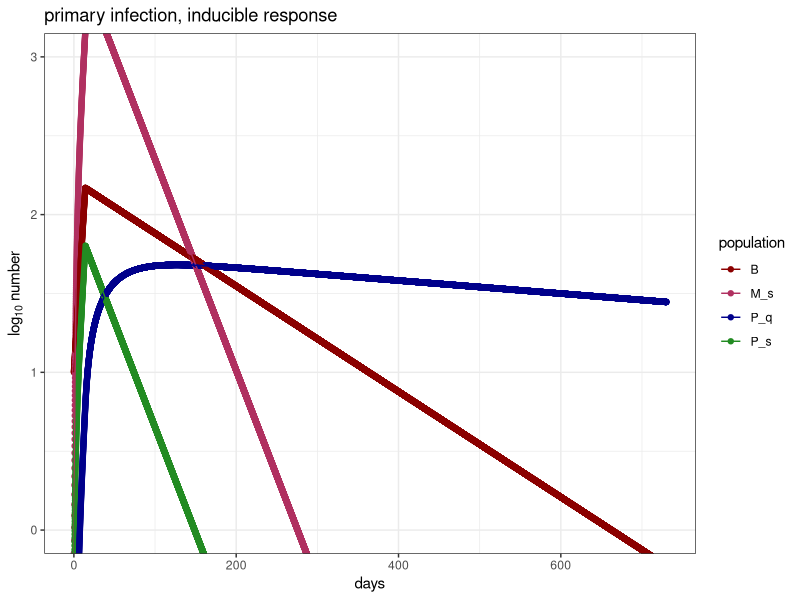
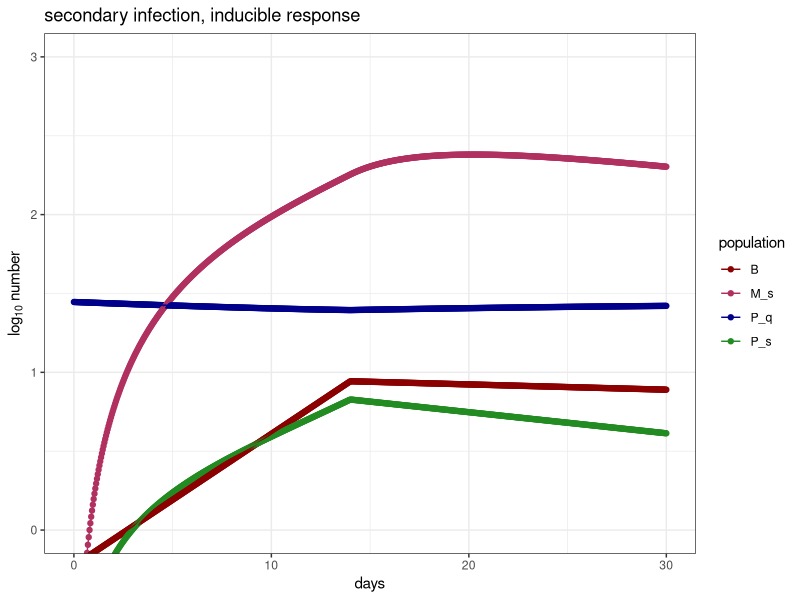
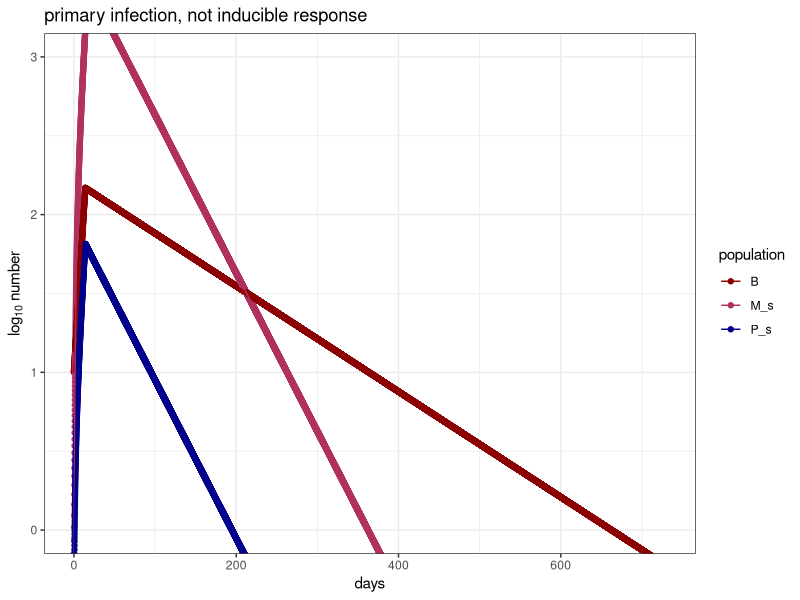
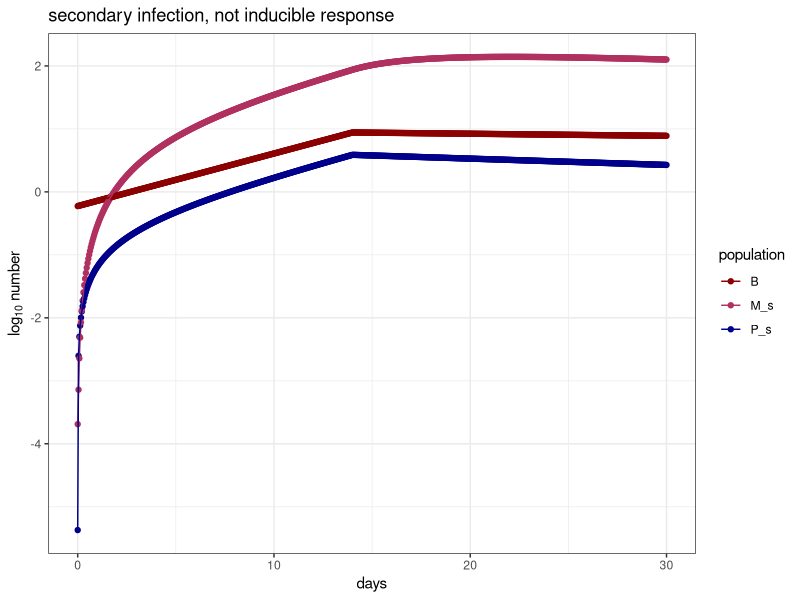
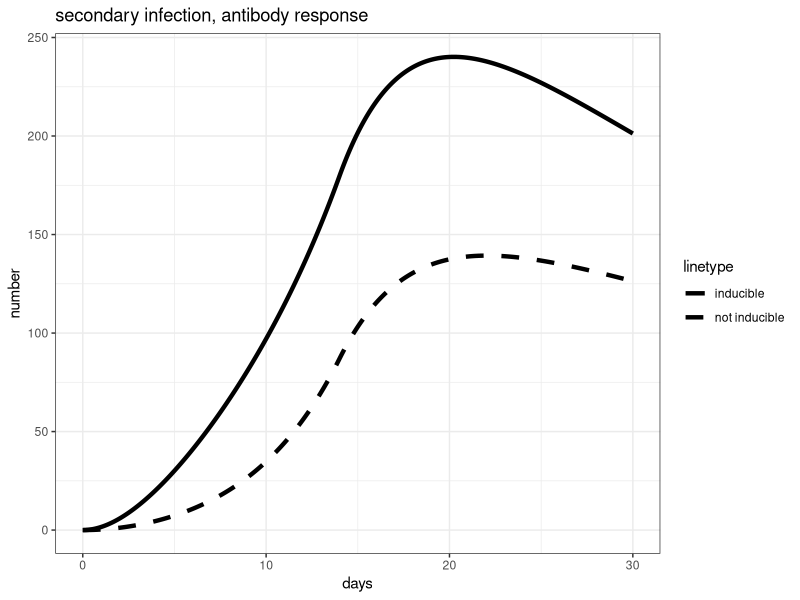
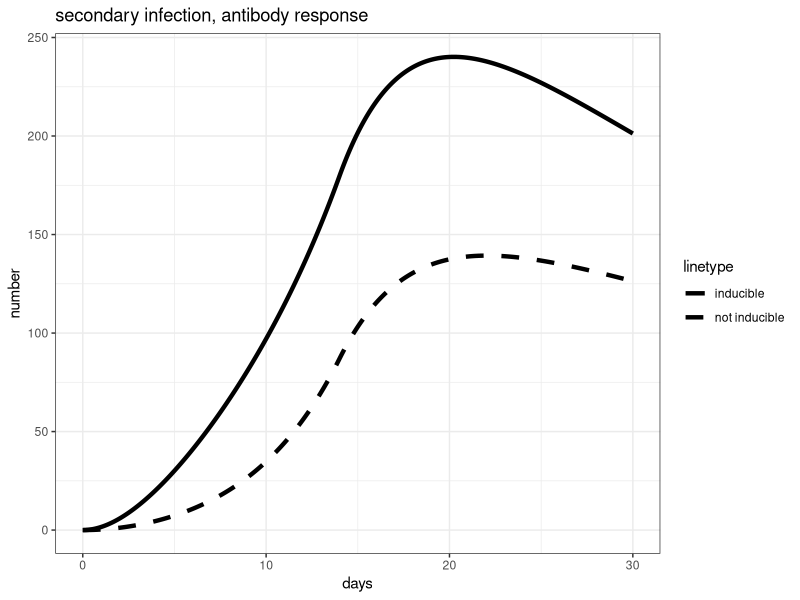
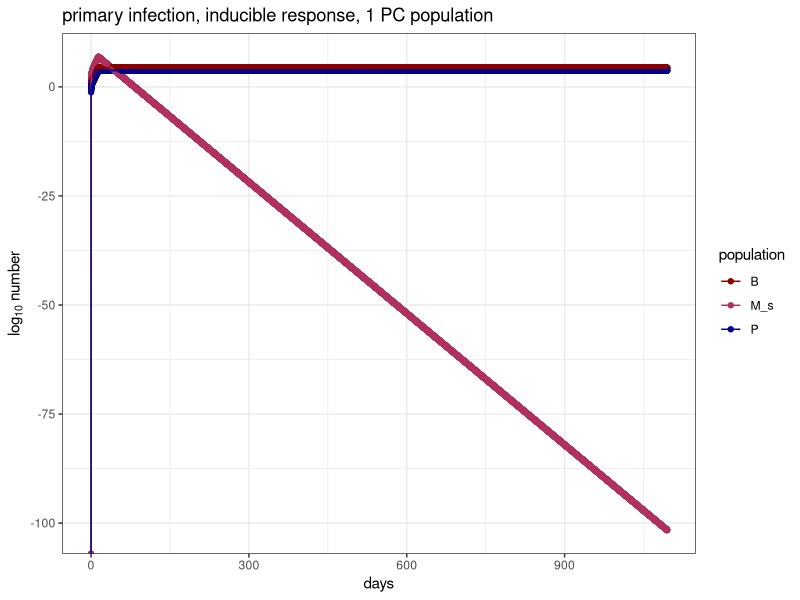
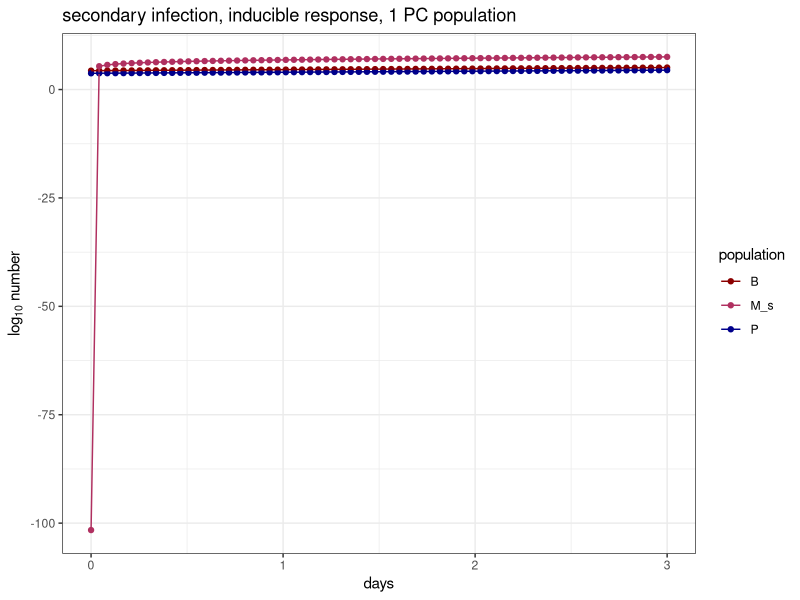

Reproduce these figures in R, in order.
## ---- chunk 1
#install.package("here")
library(here)

#install.package("ggplot2")
library(ggplot2)

#install.package("gridExtra")
library(gridExtra)

#install.packages("tidyverse")
library(tidyverse)

#install.packages("deSolve")
library(deSolve)

#load functions
#source(here("code", "functions", "functions.R"))

#choose plotting colors
my_colors = c("darkred", "maroon", "darkblue", "forestgreen", "darkorange", "goldenrod") #choose color range
num_colors = length(my_colors) #set number of colors needed for plotting
my_colors = colorRampPalette(my_colors)(num_colors) #increase number of colors staying in color range
## ---- chunk 2
# Antibody concentrations in the respiratory mucosa #
secondary_response.model1 <- function(t, y, parms)  # Single partial immune class (RPS)                       
{with(as.list(parms),	# allows the parameter file parms to be as a list
      {  
        y = pmax(y,0)         # avoid negative values (not ideal but ok)
        
        # map the state variables
        B = y[1]         # B cells 
        P_s = y[2]       # Antibody secreting cells (specific)
        P_q = y[3]       # quiescent antibody secreting cells (specific)
        M_s = y[4]       # specific Ab in mucosa
        
        # make empty variables for the derivatives
        dB = 0      # change in specific Ab in the lumen
        dP_s = 0    # change in specific ASCs
        dP_q = 0    # change in quiescent ASCs
        dM_s = 0    # change in specific antibodies in mucosa
        
        #####################################
        # define V function 
        V.function = function(t_infection, t) {
          if(t>=min(t_infection) & t <= max(t_infection)){
            V = 1}
          else(V = 0)
        return(V)}
        # set V
        V = V.function(t_infection, t)
        #####################################
        ## calculate the derivatives
        # cell populations
        dB = r*(1-f)*V*B - d_B*B #proliferation only when virus present, some fraction f differentiates to P_s
        dP_s = r*f*V*B + s*V*P_q - d_s*P_s - q*P_s #differentiation from B cells or P_q only when virus present
        dP_q = q*P_s - d_q*P_q - s*V*P_q #P_s always differentiates to P_q with some rate q.
        
        # Specific antibodies        
        dM_s = a*P_s - d_a*M_s #P_s secretes antibody
        
        # output the derivatives
        dy=c(dB, dP_s, dP_q, dM_s) #vector of derivatives 
        
        return(list(dy)) #lists vector and returns
      }
  ) 
} # we will need to think about how to set M_ns if we want to track specific IgA in the lumen.

## ---- chunk 3
# death rates
d_B = log(2)/(90) # B cell death rate, x days half life
d_s = log(2)/90 # secretory cell death rate #don't consider for now
d_q = log(2)/(365*2) # quiescent cell death rate long lived like bm
  
# proliferation and differentiation
r = 0.3 # b cell proliferation rate - doubling time is 1/2 day
f = 1/3 # fraction of division that produce secretory cells
q = log(2)/30 # rate of secretory cells to quiescence #should equal d_mu
s = 0.01 # rate of quiescent cell recruitment to secretion #should be very fast, like a percentage per hour

# antibody dynamics
a = 10 # rate of IgA secretion by secretory cells # not dealing with density but total number now
d_a = log(2)/3 # IgA molecular decay rate, 3 days half life

# infection timing
t_infection = c(0,14) #time range of antigen presence (V = 1 when t in t_infection)
## ---- chunk 4
# parameters list for deSolve
params = list(
  d_B = d_B, # B cell death rate
  d_s = d_s, # secretory cell death rate
  d_q = d_q, # quiescent cell death rate
  d_a = d_a, # IgA molecular decay rate
    
  # proliferation and differentiation
  r = r, # b cell proliferation rate
  f = f, # fraction of division that produce secretory cells
  q = q, # rate of secretory cells to quiescence
  s = s, # rate of quiescent cell recruitment to secretion
  
  # antibody dynamics
  a = a, # rate of IgA secretion by secretory cells
  d_a = d_a, # IgA molecular decay rate in mucosa
  
  #infection timing
  t_infection = t_infection #time range of antigen presence (V = 1 when t in t_infection)
)

# simulation Time parameters 
Tmax   = 365*2                         # max time in days
points.per.day = 24              # output points per day

#initial conditions
init_cond = c("B" = 10, "P_s" = 0, "P_q" = 0, "M_s" = 0)

# solve 
soln = as.data.frame(ode(y = init_cond, times = seq(0, Tmax, length.out = Tmax*points.per.day), secondary_response.model1, parms = params)) 

# long form ode 
soln_long = soln %>% pivot_longer(
  cols = !c(time),
  names_to = "population",
  values_to = "number"
)

# ggplot
 plot = ggplot() +
  geom_point(data = soln_long, aes(x = time, y = log10(number), group = population, col = population)) + #plots each population seperately over time 
  geom_line(data = soln_long, aes(x = time, y = log10(number), group = population, col = population)) + #plots each population seperately over time
   coord_cartesian(ylim = c(0,3)) +
   labs(x = "days",, y = bquote("log"[10] ~ "number"), title = "primary infection, inducible response") +
  theme_bw() + #removes grey background and changes aesthetics
  scale_color_manual(values = my_colors) #changes colors to defined vector

# print
print(plot)
## ---- chunk 5
# set initial conditions
init_cond = soln %>% select(!(time)) %>% slice(nrow(soln)) %>% unlist()

# simulation Time parameters 
Tmax   = 30                         # max time in days
points.per.day = 24              # output points per day

# solve 
soln_secondary = as.data.frame(ode(y = init_cond, times = seq(0, Tmax, length.out = Tmax*points.per.day), secondary_response.model1, parms = params)) 



# long form ode 
soln2_long = soln_secondary %>% pivot_longer(
  cols = !c(time),
  names_to = "population",
  values_to = "number"
)

# ggplot
 plot = ggplot() +
  geom_point(data = soln2_long, aes(x = time, y = log10(number), group = population, col = population)) + #plots each population seperately over time 
  geom_line(data = soln2_long, aes(x = time, y = log10(number), group = population, col = population)) + #plots each population seperately over time
   coord_cartesian(ylim = c(0,3)) +
  labs(x = "days",, y = bquote("log"[10] ~ "number"), title = "secondary infection, inducible response") +
  theme_bw() + #removes grey background and changes aesthetics
  scale_color_manual(values = my_colors) #changes colors to defined vector

# print
print(plot)
## ---- chunk 6
# Antibody concentrations in the respiratory mucosa #
secondary_response.model_notinducible <- function(t, y, parms)  # Single partial immune class (RPS)                       
{with(as.list(parms),	# allows the parameter file parms to be as a list
      {  
        y = pmax(y,0)         # avoid negative values (not ideal but ok)
        
        # map the state variables
        B = y[1]         # B cells 
        P_s = y[2]       # Antibody secreting cells (specific)
        M_s = y[3]       # specific Ab in mucosa
        
        # make empty variables for the derivatives
        dB = 0      # change in specific Ab in the lumen
        dP_s = 0    # change in specific ASCs
        dM_s = 0    # change in specific antibodies in mucosa
        
        #####################################
        # define V function 
        V.function = function(t_infection, t) {
          if(t>=min(t_infection) & t <= max(t_infection)){
            V = 1}
          else(V = 0)
        return(V)}
        # set V
        V = V.function(t_infection, t)
        #####################################
        ## calculate the derivatives
        # cell populations
        dB = r*(1-f)*V*B - d_B*B #proliferation only when virus present, some fraction f differentiates to P_s
        dP_s = r*f*V*B - d_s*P_s #differentiation from B cells or P_q only when virus present
        
        # Specific antibodies        
        dM_s = a*P_s - d_a*M_s #P_s secretes antibody
        
        # output the derivatives
        dy=c(dB, dP_s, dM_s) #vector of derivatives 
        
        return(list(dy)) #lists vector and returns
      }
  ) 
} # we will need to think about how to set M_ns if we want to track specific IgA in the lumen.
## ---- chunk 7
# death rates
d_B = log(2)/(90) # B cell death rate, 2 years half life
d_s = log(2)/30 # rate of secretory cells to death #should equal d_mu
 
# proliferation and differentiation
r = 0.3 # b cell proliferation rate - doubling time is 1 day
f = 1/3 # fraction of division that produce secretory cells

# antibody dynamics
a = 10 # rate of IgA secretion by secretory cells # not dealing with density but total number now
d_a = log(2)/3 # IgA molecular decay rate, 3 days half life

# infection timing
t_infection = c(0,14) #time range of antigen presence (V = 1 when t in t_infection)
## ---- chunk 8
# parameters list for deSolve
params = list(
  d_B = d_B, # B cell death rate
  d_s = d_s, # secretory cell death rate

    
  # proliferation and differentiation
  r = r, # b cell proliferation rate
  f = f, # fraction of division that produce secretory cells

  # antibody dynamics
  a = a, # rate of IgA secretion by secretory cells
  d_a = d_a, # IgA molecular decay rate in mucosa
  
  #infection timing
  t_infection = t_infection #time range of antigen presence (V = 1 when t in t_infection)
)

# simulation Time parameters 
Tmax   = 365*2                         # max time in days
points.per.day = 24              # output points per day

#initial conditions
init_cond = c("B" = 10, "P_s" = 0, "M_s" = 0)

# solve 
soln_notinducible = as.data.frame(ode(y = init_cond, times = seq(0, Tmax, length.out = Tmax*points.per.day), secondary_response.model_notinducible, parms = params)) 

# long form ode 
soln_notinducible_long = soln_notinducible %>% pivot_longer(
  cols = !c(time),
  names_to = "population",
  values_to = "number"
)

# ggplot
 plot = ggplot() +
  geom_point(data = soln_notinducible_long, aes(x = time, y = log10(number), group = population, col = population)) + #plots each population seperately over time 
  geom_line(data = soln_notinducible_long, aes(x = time, y = log10(number), group = population, col = population)) + #plots each population seperately over time
   coord_cartesian(ylim = c(0,3)) +
   labs(x = "days", y = bquote("log"[10] ~ "number"), title = "primary infection, not inducible response") +
  theme_bw() + #removes grey background and changes aesthetics
  scale_color_manual(values = my_colors) #changes colors to defined vector

# print
print(plot)

## ---- chunk 9
# set initial conditions
init_cond = soln_notinducible %>% select(!(time)) %>% slice(nrow(soln_notinducible)) %>% unlist()

# simulation Time parameters 
Tmax   = 30                         # max time in days
points.per.day = 24              # output points per day

# solve 
soln_notinducible_secondary = as.data.frame(ode(y = init_cond, times = seq(0, Tmax, length.out = Tmax*points.per.day), secondary_response.model_notinducible, parms = params)) 



# long form ode 
soln_notinducible2_long = soln_notinducible_secondary %>% pivot_longer(
  cols = !c(time),
  names_to = "population",
  values_to = "number"
)

# ggplot
 plot = ggplot() +
  geom_point(data = soln_notinducible2_long, aes(x = time, y = log10(number), group = population, col = population)) + #plots each population seperately over time 
  geom_line(data = soln_notinducible2_long, aes(x = time, y = log10(number), group = population, col = population)) + #plots each population seperately over time
   labs(x = "days", y = bquote("log"[10] ~ "number"), title = "secondary infection, not inducible response") +
  theme_bw() + #removes grey background and changes aesthetics
  scale_color_manual(values = my_colors) #changes colors to defined vector

# print
print(plot)
## ---- chunk 10
plot = ggplot() + geom_line(data = soln2_long %>% filter(population == "M_s"), aes(x = time, y = (number), linetype = "inducible"), lwd = 1.5) + 
  geom_line(data = soln_notinducible2_long %>% filter(population == "M_s"), aes(x = time, y = (number), linetype = "not inducible"), lwd = 1.5) +
  scale_linetype_manual(values = c("inducible" = "solid", "not inducible" = "dashed")) +
  labs(x = "days", y = bquote("number"), title = "secondary infection, antibody response") +
  theme_bw() #removes grey background and changes aesthetics

#print to viewer
print(plot)


## ---- chunk 11
plot = ggplot() + geom_line(data = soln2_long %>% filter(population == "M_s"), aes(x = time, y = (number), linetype = "inducible"), lwd = 1.5) + 
  geom_line(data = soln_notinducible2_long %>% filter(population == "M_s"), aes(x = time, y = (number), linetype = "not inducible"), lwd = 1.5) +
  scale_linetype_manual(values = c("inducible" = "solid", "not inducible" = "dashed")) +
  labs(x = "days", y = bquote("number"), title = "secondary infection, antibody response") +
  theme_bw() #removes grey background and changes aesthetics

#print to viewer
print(plot)


## ---- chunk 12
# Antibody concentrations in the respiratory mucosa #
secondary_response.model2 <- function(t, y, parms)  # Single partial immune class (RPS)                       
{with(as.list(parms),	# allows the parameter file parms to be as a list
      {  
        y = pmax(y,0)         # avoid negative values (not ideal but ok)
        
        # map the state variables
        B = y[1]         # B cells 
        P = y[2]       # Antibody secreting cells (specific)
        M_s = y[3]       # specific Ab in mucosa
        
        # make empty variables for the derivatives
        dB = 0      # change in specific Ab in the lumen
        dP = 0    # change in specific ASCs
        dM_s = 0    # change in specific antibodies in mucosa
        
        #####################################
        # define V function 
        V.function = function(t_infection, t) {
          if(t>=min(t_infection) & t <= max(t_infection)){
            V = 1}
          else(V = 0)
        return(V)}
        # set V
        V = V.function(t_infection, t)
        #####################################
        ## calculate the derivatives
        # cell populations
        dB = r*(1-f)*V*B - d_B*B #proliferation only when virus present, some fraction f differentiates to P
        dP = r*f*V*B - d_p*P  #differentiation from B cells only when virus present
        
        # Specific antibodies        
        dM_s = a*V*P - d_a*M_s #P secretes antibody only in the presence of virus
        
        # output the derivatives
        dy=c(dB, dP, dM_s) #vector of derivatives 
        
        return(list(dy)) #lists vector and returns
      }
  ) 
} # we will need to think about how to set M_ns if we want to track specific IgA in the lumen.

## ---- chunk 13
# death rates
d_B = log(2)/(365*50) # B cell death rate, 50 years half life # B cell death rate
d_p = log(2)/(365*50) # plasma cell death rate
d_a = log(2)/3 # IgA molecular decay rate, 3 days half life

  
# proliferation and differentiation
r = log(2)/1 # b cell proliferation rate - doubling time is 1/2 day
f = .2 # fraction of division that produce secretory cells
  
# antibody dynamics
a = 10^6/10^3 # rate of IgA secretion by secretory cells # not dealing with density but total number now
d_a = log(2)/3 # IgA molecular decay rate, 3 days half life

# infection timing
t_infection = c(0,14) #time range of antigen presence (V = 1 when t in t_infection)
## ---- chunk 14
# parameters list for deSolve
params = list(
  d_B = d_B, # B cell death rate
  d_p = d_p, # plasma cell death rate
  d_a = d_a, # IgA molecular decay rate
    
  # proliferation and differentiation
  r = r, # b cell proliferation rate
  f = f, # fraction of division that produce secretory cells
  
  # antibody dynamics
  a = a, # rate of IgA secretion by secretory cells
  d_a = d_a, # IgA molecular decay rate in mucosa
  
  #infection timing
  t_infection = t_infection #time range of antigen presence (V = 1 when t in t_infection)
)

# simulation Time parameters 
Tmax   = 365*3                         # max time in days
points.per.day = 24              # output points per day

#initial conditions
init_cond = c("B" = 10^4/10^3, "P" = 0, "M_s" = 0)

# solve 
soln = as.data.frame(ode(y = init_cond, times = seq(0, Tmax, length.out = Tmax*points.per.day), secondary_response.model2, parms = params)) 

# long form ode 
soln_long = soln %>% pivot_longer(
  cols = !c(time),
  names_to = "population",
  values_to = "number"
)

# ggplot
 plot = ggplot() +
  geom_point(data = soln_long, aes(x = time, y = log10(number), group = population, col = population)) + #plots each population seperately over time 
  geom_line(data = soln_long, aes(x = time, y = log10(number), group = population, col = population)) + #plots each population seperately over time
   labs(x = "days", y = bquote("log"[10] ~ "number"), title = "primary infection, inducible response, 1 PC population") +
  theme_bw() + #removes grey background and changes aesthetics
  scale_color_manual(values = my_colors) #changes colors to defined vector

# print
print(plot)
## ---- chunk 15
# set initial conditions
init_cond = soln %>% select(!(time)) %>% slice(nrow(soln)) %>% unlist()

# simulation Time parameters 
Tmax   = 3                         # max time in days
points.per.day = 24              # output points per day

# solve 
soln_secondary = as.data.frame(ode(y = init_cond, times = seq(0, Tmax, length.out = Tmax*points.per.day), secondary_response.model2, parms = params)) 



# long form ode 
soln2_long = soln_secondary %>% pivot_longer(
  cols = !c(time),
  names_to = "population",
  values_to = "number"
)

# ggplot
 plot = ggplot() +
  geom_point(data = soln2_long, aes(x = time, y = log10(number), group = population, col = population)) + #plots each population seperately over time 
  geom_line(data = soln2_long, aes(x = time, y = log10(number), group = population, col = population)) + #plots each population seperately over time
  labs(x = "days", y = bquote("log"[10] ~ "number"), title = "secondary infection, inducible response, 1 PC population") +
  theme_bw() + #removes grey background and changes aesthetics
  scale_color_manual(values = my_colors) #changes colors to defined vector

# print
print(plot)
## ---- chunk 16
plot = ggplot() + geom_line(data = soln2_long %>% filter(population == "M_s"), aes(x = time, y = log10(number), linetype = "inducible"), lwd = 1.5) + 
  geom_line(data = soln_notinducible2_long %>% filter(population == "M_s"), aes(x = time, y = log10(number), linetype = "not inducible"), lwd = 1.5) +
  scale_linetype_manual(values = c("inducible" = "solid", "not inducible" = "dashed")) +
  labs(x = "days", y = bquote("log"[10] ~ "number"), title = "secondary infection, antibody response") +
  theme_bw() #removes grey background and changes aesthetics

#print to viewer
print(plot)
